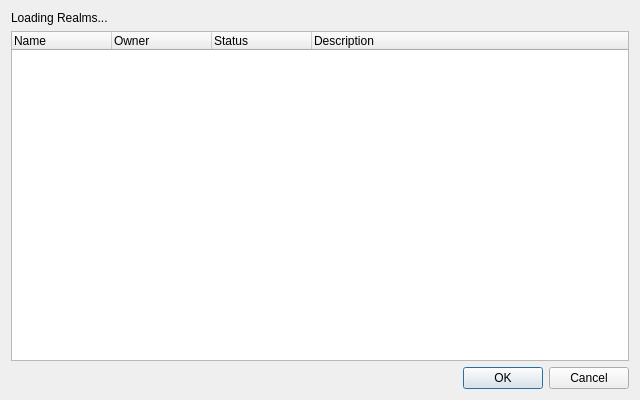
<?xml version="1.0" encoding="UTF-8"?>
<ui version="4.0">
 <class>JoinRealmDialog</class>
 <widget class="QDialog" name="JoinRealmDialog">
  <property name="geometry">
   <rect>
    <x>0</x>
    <y>0</y>
    <width>640</width>
    <height>400</height>
   </rect>
  </property>
  <property name="windowTitle">
   <string>Join Realm</string>
  </property>
  <layout class="QVBoxLayout" name="verticalLayout">
   <item>
    <widget class="QLabel" name="infoLabel">
     <property name="text">
      <string>Loading Realms...</string>
     </property>
     <property name="wordWrap">
      <bool>true</bool>
     </property>
    </widget>
   </item>
   <item>
    <widget class="QTreeWidget" name="realmsView">
     <property name="alternatingRowColors">
      <bool>true</bool>
     </property>
     <property name="selectionMode">
      <enum>QAbstractItemView::SingleSelection</enum>
     </property>
     <property name="selectionBehavior">
      <enum>QAbstractItemView::SelectRows</enum>
     </property>
     <property name="rootIsDecorated">
      <bool>false</bool>
     </property>
     <column>
      <property name="text">
       <string>Name</string>
      </property>
     </column>
     <column>
      <property name="text">
       <string>Owner</string>
      </property>
     </column>
     <column>
      <property name="text">
       <string>Status</string>
      </property>
     </column>
     <column>
      <property name="text">
       <string>Description</string>
      </property>
     </column>
    </widget>
   </item>
   <item>
    <widget class="QDialogButtonBox" name="buttonBox">
     <property name="standardButtons">
      <set>QDialogButtonBox::Cancel|QDialogButtonBox::Ok</set>
     </property>
    </widget>
   </item>
  </layout>
 </widget>
 <resources/>
 <connections/>
</ui>
